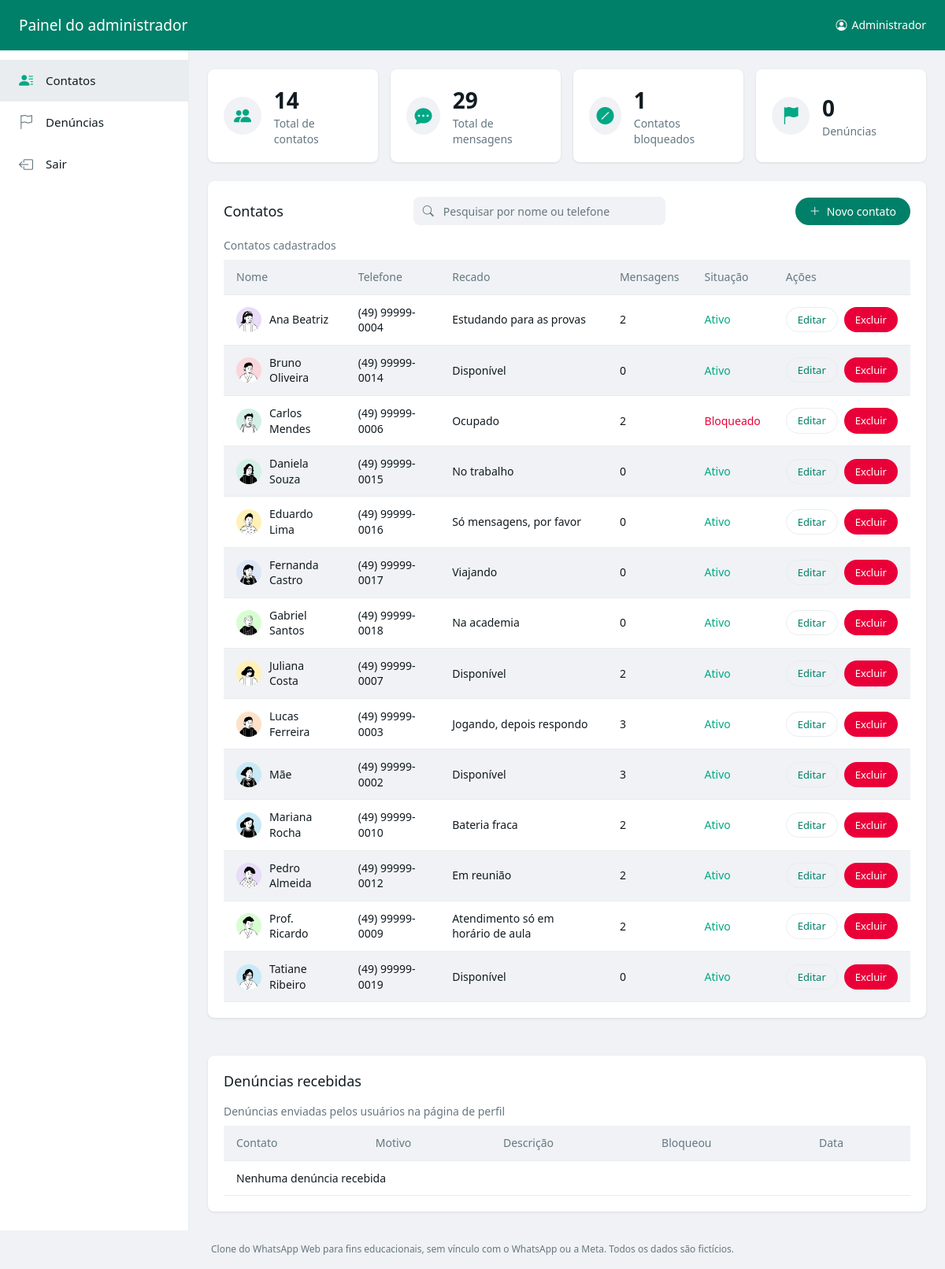
Page /admin/painel.php (signed in) on the committed database.
### tables this page shows
CREATE TABLE IF NOT EXISTS contatos (
  id INT AUTO_INCREMENT PRIMARY KEY,
  nome VARCHAR(100) NOT NULL,
  telefone VARCHAR(20) NOT NULL UNIQUE,
  recado VARCHAR(150),
  grupo TINYINT(1) DEFAULT 0,
  favorito TINYINT(1) DEFAULT 0,
  bloqueado TINYINT(1) DEFAULT 0,
  criado_em DATETIME DEFAULT CURRENT_TIMESTAMP
);

### includes/funcoes.php (called while the page is built, shortened)
<?php
function limpar(?string $valor): string
{
    return trim((string)($valor ?? ''));
}
function esc(?string $valor): string
{
    return htmlspecialchars((string)($valor ?? ''), ENT_QUOTES, 'UTF-8');
}
function adminLogado(): ?array
{
    return $_SESSION['admin'] ?? null;
}
function listarContatosPainel(PDO $pdo, string $busca = ''): array
{
    $termo = '%' . $busca . '%';
    $stmt = $pdo->prepare(
        'SELECT c.id, c.nome, c.telefone, c.recado, c.bloqueado, COUNT(m.id) AS total_mensagens
         FROM contatos c
         LEFT JOIN conversas cv ON cv.contato_id = c.id
         LEFT JOIN mensagens m ON m.conversa_id = cv.id
         WHERE c.grupo = 0 AND (c.nome LIKE ? OR c.telefone LIKE ?)
         GROUP BY c.id
         ORDER BY c.nome'
    );
    $stmt->execute([$termo, $termo]);
    return $stmt->fetchAll();
}
function resumoPainel(PDO $pdo): array
{
    return [
        'contatos'   => (int)$pdo->query('SELECT COUNT(*) FROM contatos WHERE grupo = 0')->fetchColumn(),
        'mensagens'  => (int)$pdo->query('SELECT COUNT(*) FROM mensagens')->fetchColumn(),
        'bloqueados' => (int)$pdo->query('SELECT COUNT(*) FROM contatos WHERE grupo = 0 AND bloqueado = 1')->fetchColumn(),
        'denuncias'  => (int)$pdo->query('SELECT COUNT(*) FROM denuncias')->fetchColumn(),
    ];
}
function listarDenuncias(PDO $pdo): array
{
    return $pdo->query(
        'SELECT d.id, d.motivo, d.descricao, d.bloqueou, d.criada_em, c.nome AS contato
         FROM denuncias d
         JOIN contatos c ON c.id = d.contato_id
         ORDER BY d.criada_em DESC'
    )->fetchAll();
}
function fotoContato(int $id): string
{
    return is_file(__DIR__ . '/../img/avatares/' . $id . '.svg') ? 'img/avatares/' . $id . '.svg' : 'img/avatar-padrao.svg';
}

### admin/painel.php (the view, shortened to what this page needs)
<?php
require_once __DIR__ . '/../includes/conexao.php';
require_once __DIR__ . '/../includes/funcoes.php';
$busca = limpar(filter_input(INPUT_GET, 'busca', FILTER_UNSAFE_RAW) ?? '');
$resumo = resumoPainel($pdo);
$contatos = listarContatosPainel($pdo, $busca);
$denuncias = listarDenuncias($pdo);
require_once __DIR__ . '/../includes/cabecalho.php';
?>
  <div class="admin">
    <header class="admin-topo">
      <h1>Painel do administrador</h1>
      <span class="admin-usuario"><i class="bi bi-person-circle"></i> <?= esc(adminLogado()['nome'] ?? '') ?></span>
    </header>
    <nav class="admin-menu" id="menu-lateral" aria-label="Menu do administrador">
      <ul>
        <li><a href="#contatos" aria-current="page"><i class="bi bi-person-lines-fill"></i> Contatos</a></li>
        <li><a href="#denuncias"><i class="bi bi-flag"></i> Denúncias</a></li>
        <li><a href="logout.php"><i class="bi bi-box-arrow-left"></i> Sair</a></li>
      </ul>
    </nav>
    <main class="admin-conteudo">
      <section class="resumo" id="resumo" aria-label="Resumo">
        <article class="cartao-resumo">
          <i class="bi bi-people-fill"></i>
          <div>
            <p class="cartao-resumo-numero"><?= $resumo['contatos'] ?></p>
            <p class="cartao-resumo-titulo">Total de contatos</p>
          </div>
        </article>
        <article class="cartao-resumo">
          <i class="bi bi-chat-dots-fill"></i>
          <div>
            <p class="cartao-resumo-numero"><?= $resumo['mensagens'] ?></p>
            <p class="cartao-resumo-titulo">Total de mensagens</p>
          </div>
        </article>
        <article class="cartao-resumo">
          <i class="bi bi-slash-circle-fill"></i>
          <div>
            <p class="cartao-resumo-numero"><?= $resumo['bloqueados'] ?></p>
            <p class="cartao-resumo-titulo">Contatos bloqueados</p>
          </div>
        </article>
        <article class="cartao-resumo">
          <i class="bi bi-flag-fill"></i>
          <div>
            <p class="cartao-resumo-numero"><?= $resumo['denuncias'] ?></p>
            <p class="cartao-resumo-titulo">Denúncias</p>
          </div>
        </article>
      </section>
      <section class="contatos" id="contatos" aria-labelledby="titulo-contatos">
        <div class="contatos-topo">
          <h2 id="titulo-contatos">Contatos</h2>
          <form class="busca" action="painel.php" method="get" role="search">
            <i class="bi bi-search"></i>
            <input type="search" id="busca-contatos" name="busca" value="<?= esc($busca) ?>" placeholder="Pesquisar por nome ou telefone">
          </form>
          <button type="button" class="btn btn-primario btn-novo" id="btn-novo"><i class="bi bi-plus-lg"></i> Novo contato</button>
        </div>
        <table class="tabela">
          <caption>
            <?= $busca !== '' ? 'Resultado da busca por "' . esc($busca) . '"' : 'Contatos cadastrados' ?>
          </caption>
          <thead>
            <tr>
              <th scope="col">Nome</th>
              <th scope="col">Telefone</th>
              <th scope="col">Recado</th>
              <th scope="col">Mensagens</th>
              <th scope="col">Situação</th>
              <th scope="col">Ações</th>
            </tr>
          </thead>
          <tbody id="tabela-corpo">
            <?php foreach ($contatos as $c): ?>
              <tr>
                <td><span class="painel-contato"><img src="../<?= esc(fotoContato((int)$c['id'])) ?>" alt="" width="32" height="32"><?= esc($c['nome']) ?></span></td>
                <td><?= esc($c['telefone']) ?></td>
                <td><?= esc($c['recado']) ?></td>
                <td><?= (int)$c['total_mensagens'] ?></td>
                <td><span class="situacao<?= $c['bloqueado'] ? ' bloqueado' : '' ?>"><?= $c['bloqueado'] ? 'Bloqueado' : 'Ativo' ?></span></td>
                <td>
                  <div class="acoes">
                    <button type="button" class="btn btn-secundario" data-acao="editar"
                      data-id="<?= (int)$c['id'] ?>"
                      data-nome="<?= esc($c['nome']) ?>"
                      data-telefone="<?= esc($c['telefone']) ?>"
                      data-recado="<?= esc($c['recado']) ?>"
                      data-bloqueado="<?= (int)$c['bloqueado'] ?>">Editar</button>
                    <button type="button" class="btn btn-perigo" data-acao="excluir"
                      data-id="<?= (int)$c['id'] ?>"
                      data-nome="<?= esc($c['nome']) ?>">Excluir</button>
                  </div>
                </td>
              </tr>
            <?php endforeach; ?>
          </tbody>
        </table>
      </section>
      <section class="contatos" id="denuncias" aria-labelledby="titulo-denuncias">
        <div class="contatos-topo">
          <h2 id="titulo-denuncias">Denúncias recebidas</h2>
        </div>
        <table class="tabela">
          <caption>Denúncias enviadas pelos usuários na página de perfil</caption>
          <thead>
            <tr>
              <th scope="col">Contato</th>
              <th scope="col">Motivo</th>
              <th scope="col">Descrição</th>
              <th scope="col">Bloqueou</th>
              <th scope="col">Data</th>
            </tr>
          </thead>
          <tbody>
            <?php if (!$denuncias): ?>
              <tr><td colspan="5">Nenhuma denúncia recebida</td></tr>
            <?php endif; ?>
          </tbody>
        </table>
      </section>
    </main>
  </div>
<?php require_once __DIR__ . '/../includes/rodape.php'; ?>

### css/style.css (style rules this page uses)
:root { --verde: #00A884; --verde-escuro: #008069; --verde-marca: #25D366; --fundo: #FFFFFF; --painel: #F0F2F5; --fundo-chat: #EFEAE2; --balao-enviado: #D9FDD3; --balao-recebido: #FFFFFF; --divisoria: #E9EDEF; --texto: #111B21; --texto-2: #667781; --lida: #53BDEB; --erro: #EA0038; --fonte: "Segoe UI", "Helvetica Neue", Helvetica, Arial, sans-serif; --verde-claro: #D9FDD3; --perigo: var(--erro); --texto-sec: var(--texto-2); --borda: var(--divisoria); --cartao: var(--fundo); --fundo-card: var(--fundo); --hover-item: var(--painel); --raio-padrao: 8px; --raio-pilula: 24px; --transicao: 0.2s ease; }
*, *::before, *::after { box-sizing: border-box; margin: 0; padding: 0; }
html, body { height: 100%; }
body { font-family: var(--fonte); font-size: 14px; line-height: 1.4; color: var(--texto); background: var(--fundo); }
img { display: block; max-width: 100%; }
button, input, select, textarea { font: inherit; color: inherit; }
button { cursor: pointer; background: none; border: none; }
a { color: var(--verde-escuro); text-decoration: none; }
ul, ol { list-style: none; }
.btn { display: inline-flex; align-items: center; justify-content: center; gap: 8px; padding: 10px 24px; border-radius: 24px; font-size: 14px; font-weight: 500; transition: background 0.2s, box-shadow 0.2s; }
.btn-primario { background: var(--verde-escuro); color: #FFFFFF; }
.btn-secundario { background: transparent; color: var(--verde-escuro); border: 1px solid var(--divisoria); }
.btn-perigo { background: var(--erro); color: #FFFFFF; }
.busca { display: flex; align-items: center; gap: 12px; height: 36px; padding: 0 12px; background: var(--painel); border-radius: 8px; color: var(--texto-2); }
.busca input { flex: 1; background: transparent; border: none; outline: none; color: var(--texto); }
.busca input::placeholder { color: var(--texto-2); }
.tabela { width: 100%; border-collapse: collapse; }
.tabela th, .tabela td { padding: 12px 16px; text-align: left; border-bottom: 1px solid var(--divisoria); }
.tabela th { background: var(--painel); color: var(--texto-2); font-weight: 500; }
.tabela tbody tr:nth-child(even) { background: var(--painel); }

### rows in the picture
contatos: shows a picture, nome "Ana Beatriz", telefone "(49) 99999-0004", recado "Estudando para as provas", total_mensagens "2", bloqueado "Ativo"
contatos: shows a picture, nome "Bruno Oliveira", telefone "(49) 99999-0014", recado "Disponível", total_mensagens "0", bloqueado "Ativo"
contatos: shows a picture, nome "Carlos Mendes", telefone "(49) 99999-0006", recado "Ocupado", total_mensagens "2", bloqueado "Bloqueado"
contatos: shows a picture, nome "Daniela Souza", telefone "(49) 99999-0015", recado "No trabalho", total_mensagens "0", bloqueado "Ativo"
contatos: shows a picture, nome "Eduardo Lima", telefone "(49) 99999-0016", recado "Só mensagens, por favor", total_mensagens "0", bloqueado "Ativo"
contatos: shows a picture, nome "Fernanda Castro", telefone "(49) 99999-0017", recado "Viajando", total_mensagens "0", bloqueado "Ativo"
contatos: shows a picture, nome "Gabriel Santos", telefone "(49) 99999-0018", recado "Na academia", total_mensagens "0", bloqueado "Ativo"
contatos: shows a picture, nome "Juliana Costa", telefone "(49) 99999-0007", recado "Disponível", total_mensagens "2", bloqueado "Ativo"
contatos: shows a picture, nome "Lucas Ferreira", telefone "(49) 99999-0003", recado "Jogando, depois respondo", total_mensagens "3", bloqueado "Ativo"
contatos: shows a picture, nome "Mãe", telefone "(49) 99999-0002", recado "Disponível", total_mensagens "3", bloqueado "Ativo"
contatos: shows a picture, nome "Mariana Rocha", telefone "(49) 99999-0010", recado "Bateria fraca", total_mensagens "2", bloqueado "Ativo"
contatos: shows a picture, nome "Pedro Almeida", telefone "(49) 99999-0012", recado "Em reunião", total_mensagens "2", bloqueado "Ativo"
contatos: shows a picture, nome "Prof. Ricardo", telefone "(49) 99999-0009", recado "Atendimento só em horário de aula", total_mensagens "2", bloqueado "Ativo"
contatos: shows a picture, nome "Tatiane Ribeiro", telefone "(49) 99999-0019", recado "Disponível", total_mensagens "0", bloqueado "Ativo"

### other values in the picture
adminLogado()['nome'] "Administrador"
$resumo['contatos'] "14"
$resumo['mensagens'] "29"
$resumo['bloqueados'] "1"
$resumo['denuncias'] "0"
